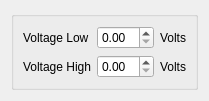
                       <widget class="QWidget" name="tab_4">
                        <attribute name="title">
                         <string>FuncGen Control</string>
                        </attribute>
                        <layout class="QGridLayout" name="gridLayout_17">
                         <item row="0" column="0">
                          <widget class="QGroupBox" name="groupBox_9">
                           <property name="title">
                            <string/>
                           </property>
                           <layout class="QGridLayout" name="gridLayout_18">
                            <item row="1" column="0">
                             <widget class="QLabel" name="label_11">
                              <property name="text">
                               <string>Voltage High</string>
                              </property>
                             </widget>
                            </item>
                            <item row="0" column="1">
                             <widget class="QDoubleSpinBox" name="doubleSpinBox_12"/>
                            </item>
                            <item row="0" column="0">
                             <widget class="QLabel" name="label_12">
                              <property name="text">
                               <string>Voltage Low</string>
                              </property>
                             </widget>
                            </item>
                            <item row="1" column="1">
                             <widget class="QDoubleSpinBox" name="doubleSpinBox_13"/>
                            </item>
                            <item row="0" column="2">
                             <widget class="QLabel" name="label_13">
                              <property name="text">
                               <string>Volts</string>
                              </property>
                             </widget>
                            </item>
                            <item row="1" column="2">
                             <widget class="QLabel" name="label_14">
                              <property name="text">
                               <string>Volts</string>
                              </property>
                             </widget>
                            </item>
                           </layout>
                          </widget>
                         </item>
                        </layout>
                       </widget>
